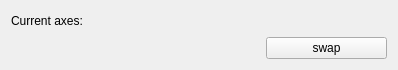
<?xml version="1.0" encoding="UTF-8"?>
<ui version="4.0">
 <class>CuboidBrowser</class>
 <widget class="QWidget" name="CuboidBrowser">
  <property name="geometry">
   <rect>
    <x>0</x>
    <y>0</y>
    <width>398</width>
    <height>70</height>
   </rect>
  </property>
  <property name="sizePolicy">
   <sizepolicy hsizetype="MinimumExpanding" vsizetype="MinimumExpanding">
    <horstretch>0</horstretch>
    <verstretch>0</verstretch>
   </sizepolicy>
  </property>
  <property name="minimumSize">
   <size>
    <width>0</width>
    <height>0</height>
   </size>
  </property>
  <property name="font">
   <font>
    <weight>50</weight>
    <italic>false</italic>
    <bold>false</bold>
   </font>
  </property>
  <property name="windowTitle">
   <string>Form</string>
  </property>
  <layout class="QVBoxLayout" name="verticalLayout_3">
   <item>
    <widget class="QLabel" name="label_3">
     <property name="sizePolicy">
      <sizepolicy hsizetype="Preferred" vsizetype="Minimum">
       <horstretch>0</horstretch>
       <verstretch>0</verstretch>
      </sizepolicy>
     </property>
     <property name="text">
      <string>Current axes:</string>
     </property>
    </widget>
   </item>
   <item>
    <layout class="QHBoxLayout" name="horizontalLayout_2">
     <property name="sizeConstraint">
      <enum>QLayout::SetMinimumSize</enum>
     </property>
     <item>
      <widget class="QLabel" name="label_axis_1">
       <property name="sizePolicy">
        <sizepolicy hsizetype="Preferred" vsizetype="Minimum">
         <horstretch>0</horstretch>
         <verstretch>0</verstretch>
        </sizepolicy>
       </property>
       <property name="text">
        <string/>
       </property>
      </widget>
     </item>
     <item>
      <widget class="QLabel" name="label_axis_2">
       <property name="sizePolicy">
        <sizepolicy hsizetype="Preferred" vsizetype="Minimum">
         <horstretch>0</horstretch>
         <verstretch>0</verstretch>
        </sizepolicy>
       </property>
       <property name="text">
        <string/>
       </property>
      </widget>
     </item>
     <item>
      <widget class="QPushButton" name="swap_button">
       <property name="sizePolicy">
        <sizepolicy hsizetype="Preferred" vsizetype="Fixed">
         <horstretch>0</horstretch>
         <verstretch>0</verstretch>
        </sizepolicy>
       </property>
       <property name="text">
        <string>swap</string>
       </property>
      </widget>
     </item>
    </layout>
   </item>
   <item>
    <layout class="QVBoxLayout" name="verticalLayout">
     <property name="sizeConstraint">
      <enum>QLayout::SetMinimumSize</enum>
     </property>
    </layout>
   </item>
  </layout>
 </widget>
 <resources/>
 <connections/>
</ui>
